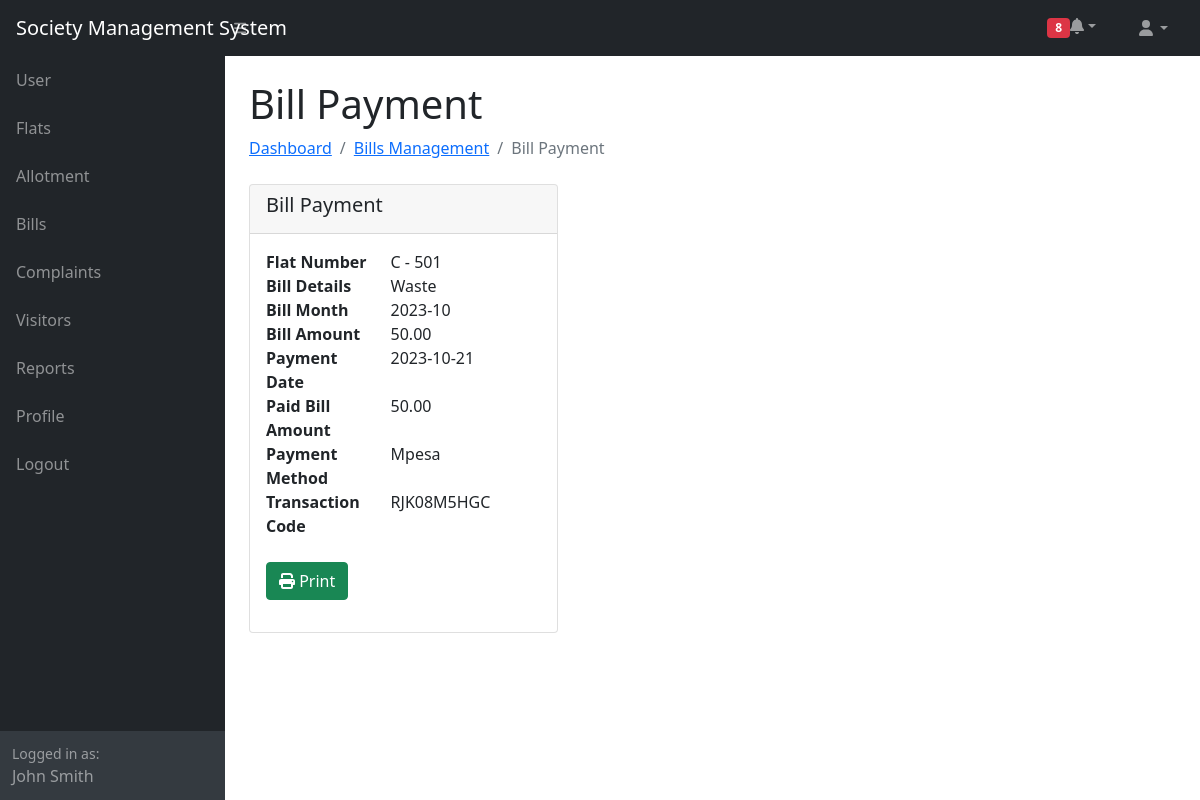
Page /bill_payment.php?id=8&action=notification (signed in) on the committed database.
### tables this page shows
CREATE TABLE `bills` (
  `id` int(11) UNSIGNED NOT NULL,
  `flat_id` int(11) UNSIGNED NOT NULL,
  `bill_title` varchar(255) NOT NULL,
  `amount` decimal(10,2) NOT NULL,
  `month` varchar(30) NOT NULL,
  `paid_date` date DEFAULT NULL,
  `payment_method` varchar(255) DEFAULT NULL,
  `paid_amount` decimal(10,2) DEFAULT NULL,
  `transaction_code` varchar(255) DEFAULT NULL,
  `created_at` timestamp NOT NULL DEFAULT current_timestamp()
);

CREATE TABLE `flats` (
  `id` int(11) UNSIGNED NOT NULL,
  `flat_number` varchar(255) NOT NULL,
  `floor` int(11) NOT NULL,
  `block_number` varchar(10) NOT NULL,
  `flat_type` varchar(30) NOT NULL,
  `created_at` timestamp NOT NULL DEFAULT current_timestamp()
);

### bill_payment.php (the view, shortened to what this page needs)
<?php
require_once 'config.php';
if(isset($_GET['id']))
{
	$stmt = $pdo->prepare("SELECT flats.flat_number, flats.block_number, bills.bill_title, bills.id, bills.amount, bills.month, bills.paid_date, bills.paid_amount, bills.payment_method, bills.transaction_code FROM bills INNER JOIN flats ON flats.id = bills.flat_id WHERE bills.id = ?");
	$stmt->execute([$_GET['id']]);
	$bill = $stmt->fetch(PDO::FETCH_ASSOC);
}
include('header.php');
?>
<div class="container-fluid px-4">
	<div class="no-print">
    <h1 class="mt-4">Bill Payment</h1>
    <ol class="breadcrumb mb-4">
    	<li class="breadcrumb-item"><a href="dashboard.php">Dashboard</a></li>
        <li class="breadcrumb-item"><a href="bills.php">Bills Management</a></li>
        <li class="breadcrumb-item active">Bill Payment</li>
    </ol>
    </div>
	<div class="col-md-4">
		<div class="card">
			<div class="card-header">
				<h5 class="card-title">Bill Payment</h5>
			</div>
			<div class="card-body">
				<form method="post">
				  	<div class="mb-3">
				  		<div class="row">
				    		<div class="col-md-5"><b>Flat Number</b></div>
				    		<div class="col-md-7"><?php echo (isset($bill['flat_number'])) ? $bill['block_number'] . ' - ' . $bill['flat_number'] : ''; ?></div>
				    	</div>
				    	<div class="row">
				    		<div class="col-md-5"><b>Bill Details</b></div>
				    		<div class="col-md-7"><?php echo (isset($bill['bill_title'])) ? $bill['bill_title'] : ''; ?></div>
				    	</div>
				    	<div class="row">
				    		<div class="col-md-5"><b>Bill Month</b></div>
				    		<div class="col-md-7"><?php echo (isset($bill['month'])) ? $bill['month'] : ''; ?></div>
				    	</div>
				    	<div class="row">
				    		<div class="col-md-5"><b>Bill Amount</b></div>
				    		<div class="col-md-7"><?php echo (isset($bill['amount'])) ? $bill['amount'] : ''; ?></div>
				    	</div>
				  	<?php
				  	if(isset($bill['paid_date']) && !is_null($bill['paid_date']))
				  	{
				  	?>
				  		<div class="row">
				    		<div class="col-md-5"><b>Payment Date</b></div>
				    		<div class="col-md-7"><?php echo (isset($bill['paid_date'])) ? $bill['paid_date'] : ''; ?></div>
				    	</div>
				    	<div class="row">
				    		<div class="col-md-5"><b>Paid Bill Amount</b></div>
				    		<div class="col-md-7"><?php echo (isset($bill['paid_amount'])) ? $bill['paid_amount'] : ''; ?></div>
				    	</div>
				    	<div class="row">
				    		<div class="col-md-5"><b>Payment Method</b></div>
				    		<div class="col-md-7"><?php echo (isset($bill['payment_method'])) ? $bill['payment_method'] : ''; ?></div>
				    	</div>
				    	<div class="row">
				    		<div class="col-md-5"><b>Transaction Code</b></div>
				    		<div class="col-md-7"><?php echo (isset($bill['transaction_code'])) ? $bill['transaction_code'] : ''; ?></div>
				    	</div>
				    	<br>
				    	<a class = "btn btn-success btn-print" href = "" onclick = "window.print()"><i class ="fa fa-print"></i> Print</a>
				  	<?php
				  	}
				  	?>
				</form>
			</div>
		</div>
	</div>
</div>
<?php
include('footer.php');
?>

### header.php (shortened to what this page needs)
<?php
$stmt = $pdo->prepare("SELECT message, link FROM notifications WHERE user_id = ? AND read_status = ? ORDER BY id DESC");
$stmt->execute([$_SESSION['user_id'], 'unread']);
$notification = $stmt->fetchAll(PDO::FETCH_ASSOC);
?>
<!DOCTYPE html>
<html lang="en">
<head>
  	<link rel="stylesheet" href="styles.css">
</head>
<body>
	<nav class="sb-topnav navbar navbar-expand navbar-dark bg-dark">
        <a class="navbar-brand ps-3" href="index.html">Society Management System</a>
        <button class="btn btn-link btn-sm order-1 order-lg-0 me-4 me-lg-0" id="sidebarToggle" href="#!"><i class="fas fa-bars"></i></button>
        <ul class="navbar-nav ms-auto ms-md-0 me-3 me-lg-4">
            <li class="nav-item dropdown">
                <a class="nav-link dropdown-toggle" id="navbarnotificationDropdown" href="#" role="button" data-bs-toggle="dropdown" aria-expanded="false"><?php echo (count($notification) > 0) ? '<span class="badge bg-danger">'.count($notification).'</span>' : ''; ?><i class="fa-solid fa-bell"></i></a>
            </li>
        </ul>
        <ul class="navbar-nav ms-auto ms-md-0 me-3 me-lg-4">
            <li class="nav-item dropdown">
                <a class="nav-link dropdown-toggle" id="navbarDropdown" href="#" role="button" data-bs-toggle="dropdown" aria-expanded="false"><i class="fas fa-user fa-fw"></i></a>
            </li>
        </ul>
    </nav>
    <div id="layoutSidenav">
        <div id="layoutSidenav_nav">
            <nav class="sb-sidenav accordion sb-sidenav-dark" id="sidenavAccordion">
                <div class="sb-sidenav-menu">
                    <div class="nav">
                        <?php
                        if($_SESSION['user_role'] == 'admin')
                        {
                        ?>
                        <a class="nav-link" href="users.php">
                            User
                        </a>
                        <a class="nav-link" href="flats.php">
                            Flats
                        </a>
                        <a class="nav-link" href="allotments.php">
                            Allotment
                        </a>
                        <a class="nav-link" href="bills.php">
                            Bills
                        </a>
                        <a class="nav-link" href="complaints.php">
                            Complaints
                        </a>
                        <a class="nav-link" href="visitors.php">
                            Visitors
                        </a>
                        <a class="nav-link" href="reports.php">
                            Reports
                        </a>
                        <a class="nav-link" href="profile.php">
                            Profile
                        </a>
                        <?php
                        }
                        ?>
                        <a class="nav-link" href="logout.php">
                            Logout
                        </a>
                    </div>
                </div>
                <div class="sb-sidenav-footer">
                    <div class="small">Logged in as:</div>
                    <?php echo $_SESSION['user_name']; ?>
                </div>
            </nav>
        </div>
        <div id="layoutSidenav_content">
            <main>

### footer.php (shortened to what this page needs)
            </main>
        </div>
    </div>
</body>
</html>

### rows in the picture
bills: flat.block_number "C", flat.flat_number "501", bill_title "Waste", month "2023-10", amount "50.00", paid_date "2023-10-21", paid_amount "50.00", payment_method "Mpesa", transaction_code "RJK08M5HGC"

### other values in the picture
count($notification) "8"
$_SESSION['user_name'] "John Smith"
